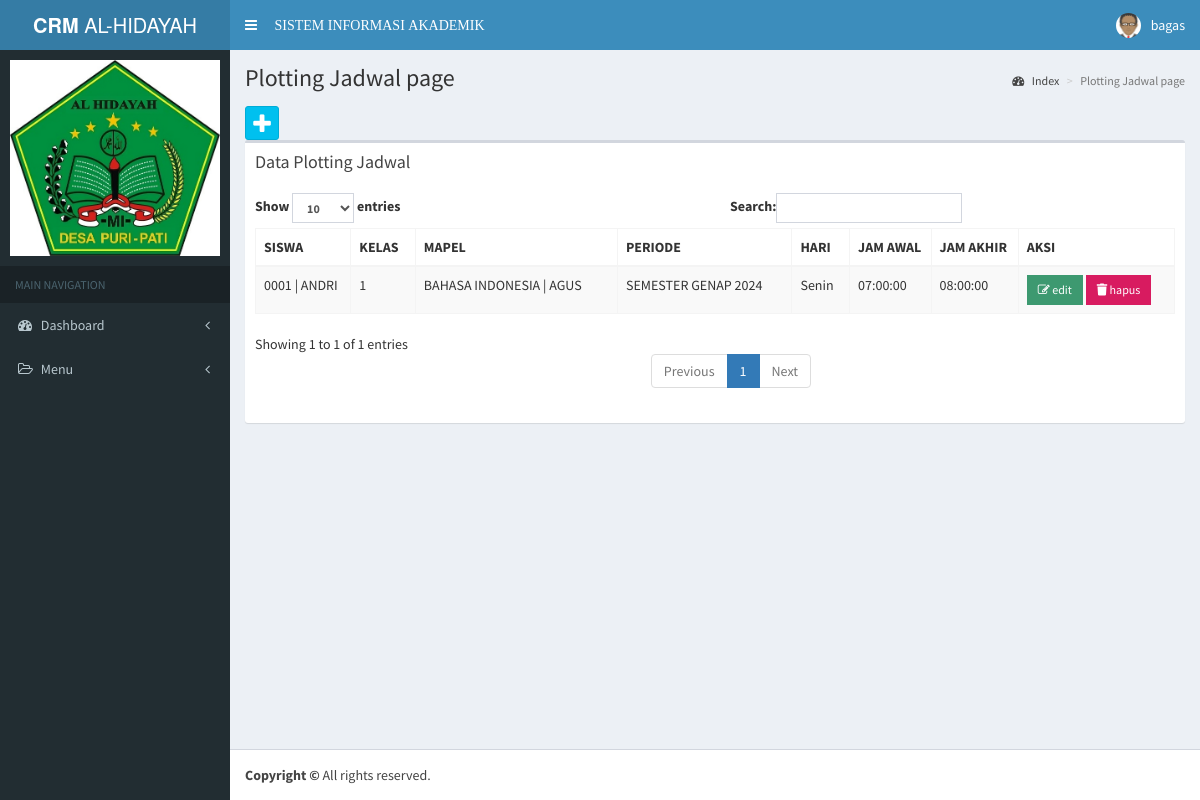
/app/plotting_jadwal/index.php (signed in), run on the app's committed database.
### tables this page shows
CREATE TABLE `plotting_jadwal` (
  `id_plotting` int(11) NOT NULL,
  `id_siswa` int(11) DEFAULT NULL,
  `id_kelas` int(11) DEFAULT NULL,
  `id_mapel` int(11) DEFAULT NULL,
  `id_periode` int(11) DEFAULT NULL,
  `hari` varchar(10) DEFAULT NULL,
  `jam_awal` time DEFAULT NULL,
  `jam_akhir` time DEFAULT NULL
);

CREATE TABLE `siswa` (
  `id_siswa` int(11) NOT NULL,
  `nis` varchar(50) DEFAULT NULL,
  `id_user` int(11) DEFAULT NULL,
  `nm_siswa` varchar(50) DEFAULT NULL,
  `jk_siswa` enum('Laki-Laki','Perempuan') DEFAULT NULL,
  `alamat_siswa` text DEFAULT NULL,
  `nm_orang_tua` varchar(50) DEFAULT NULL,
  `foto_siswa` blob DEFAULT NULL
);

CREATE TABLE `kelas` (
  `id_kelas` int(11) NOT NULL,
  `id_guru` int(11) DEFAULT NULL,
  `nm_kelas` varchar(50) DEFAULT NULL,
  `tingkatan` int(11) DEFAULT NULL
);

CREATE TABLE `mapel` (
  `id_mapel` int(11) NOT NULL,
  `id_guru` int(11) DEFAULT NULL,
  `nm_mapel` varchar(50) DEFAULT NULL
);

CREATE TABLE `guru` (
  `id_guru` int(11) NOT NULL,
  `nip` varchar(50) DEFAULT NULL,
  `id_user` int(11) DEFAULT NULL,
  `nm_guru` varchar(50) DEFAULT NULL,
  `no_guru` varchar(50) DEFAULT NULL,
  `jk_guru` enum('Laki-Laki','Perempuan') DEFAULT NULL,
  `alamat_guru` text DEFAULT NULL,
  `foto_guru` blob DEFAULT NULL
);

CREATE TABLE `periode` (
  `id_periode` int(11) NOT NULL,
  `nm_periode` varchar(50) DEFAULT NULL,
  `status_periode` enum('Aktif','Non Aktif') DEFAULT NULL
);

### config/config.php (called while the page is built, shortened)
<?php
function Url_web(){
    $xplode = explode("/", $_SERVER['REQUEST_URI']);
    return $xplode[1];
}
$defaul_uri = "/".Url_web();
$url = "http://".$_SERVER['SERVER_NAME'].":".$_SERVER['SERVER_PORT'].$defaul_uri;
function DB(){
    return ["localhost", "root", "", "vinka"];
}
function QueryManyData($sql){
    $conn = new mysqli(DB()[0], DB()[1], DB()[2], DB()[3]);
    $result = $conn->query($sql);
    return $result;
}
function QueryOnedata($sql){
    $conn = new mysqli(DB()[0], DB()[1], DB()[2], DB()[3]);
    $result = $conn->query($sql);
    return $result;
}
function Menu_active($menus){
    $string = str_replace("/".Url_web()."/app/", "", $_SERVER['REQUEST_URI']);
    $expl = explode("/", $string);
    $result = "";
    for($x = 0 ; $x < count($menus); $x ++){
        if ($expl[0] == $menus[$x]) {
            $result = "show";
        }
    }
    return $result;
}

### app/plotting_jadwal/index.php (the view, shortened to what this page needs)
<?php include_once '../template/header.php'; ?>
<?php include_once '../template/navbar.php'; ?>
<?php include_once '../template/sidebar.php'; ?>
<div class='content-wrapper'>
  <section class='content-header'>
    <h1>Plotting Jadwal page
    </h1>
    <ol class='breadcrumb'>
      <li><a href='#'><i class='fa fa-dashboard'></i> Index</a></li>
      <li class='active'>Plotting Jadwal page</li>
    </ol>
  </section>
  <section class='content'>
    <a class='btn btn-social-icon btn-info' data-toggle='tooltip' data-placement='top' title='Tambah data plotting_jadwal' href='<?= $url ?>/app/plotting_jadwal/tambah.php'><i class='fa fa-plus'></i></a>
    <div class='row'>
      <div class='col-xs-12'>
        <div class='box'>
          <div class='box-header'>
            <h3 class='box-title'>Data Plotting Jadwal</h3>
          </div>
          <div class='box-body'>
            <table id='example1' class='table table-bordered table-striped'>
              <thead>
                <tr>
                  <th>SISWA</th>
                  <th>KELAS</th>
                  <th>MAPEL</th>
                  <th>PERIODE</th>
                  <th>HARI</th>
                  <th>JAM AWAL</th>
                  <th>JAM AKHIR</th>
                  <th>AKSI</th>
                </tr>
              </thead>
              <tbody>
                <?php
                $query_plotting = 'SELECT * FROM plotting_jadwal ORDER BY id_plotting DESC';
                foreach (QueryManyData($query_plotting) as $row) {
                ?>
                  <tr>
                    <td>
                      <?php $siswa = QueryOnedata('SELECT * FROM siswa WHERE id_siswa = ' . $row['id_siswa'] . '')->fetch_assoc(); ?>
                      <?= $siswa['nis'] . " | " . $siswa['nm_siswa'] ?>
                    </td>
                    <td>
                      <?php $kelas = QueryOnedata('SELECT * FROM kelas WHERE id_kelas = ' . $row['id_kelas'] . '')->fetch_assoc(); ?>
                      <?= $kelas['nm_kelas'] ?></td>
                    <td>
                      <?php $mapel = QueryOnedata('SELECT * FROM mapel JOIN guru ON mapel.id_guru = guru.id_guru WHERE mapel.id_mapel = ' . $row['id_mapel'] . '')->fetch_assoc(); ?>
                      <?= $mapel['nm_mapel'] . " | " . $mapel['nm_guru']  ?></td>
                    <td>
                      <?php $periode = QueryOnedata('SELECT * FROM periode WHERE id_periode = ' . $row['id_periode'] . '')->fetch_assoc(); ?>
                      <?= $periode['nm_periode'] ?></td>
                    <td><?= $row['hari'] ?></td>
                    <td><?= $row['jam_awal'] ?></td>
                    <td><?= $row['jam_akhir'] ?></td>
                    <td>
                      <?php if($_SESSION['level'] == 'Orang Tua' ){ ?>
                        <a href='<?= $url ?>/app/plotting_jadwal/detail.php?id_plotting=<?= $row['id_plotting'] ?>' class='btn bg-nfo btn-flat btn-sm'><i class='fa fa-eye'></i> detail</a>
                      <?php }else{ ?>
                        <a href='<?= $url ?>/app/plotting_jadwal/edit.php?id_plotting=<?= $row['id_plotting'] ?>' class='btn bg-olive btn-flat btn-sm'><i class='fa fa-edit'></i> edit</a>
                        <button onclick="ConfirmDelete(<?= $row['id_plotting'] ?>)" class='btn bg-maroon btn-flat btn-sm'>
                          <i class='fas fa-trash'></i>
                          hapus
                        </button>
                      <?php } ?>
                    </td>
                  </tr>
                <?php
                }
                ?>
              </tbody>
            </table>
          </div>
        </div>
      </div>
    </div>
</div>
<?php include_once '../template/footer.php'; ?>

### app/template/header.php (shortened to what this page needs)
<?php
	include '../../config/config.php';
?>
<!DOCTYPE html>
<html>
<head>
	<link rel="stylesheet" href="<?= $url ?>/assets/bootstrap/css/bootstrap.min.css">
	<link href="<?= $url ?>/assets/plugins/fontawesome-free/css/all.min.css" rel="stylesheet" type="text/css">
	<link rel="stylesheet" href="https://maxcdn.bootstrapcdn.com/font-awesome/4.4.0/css/font-awesome.min.css">
	<link rel="stylesheet" href="<?= $url ?>/assets/dist/js/font-awesome.js">
	<link rel="stylesheet" href="https://code.ionicframework.com/ionicons/2.0.1/css/ionicons.min.css">
	<link rel="stylesheet" href="<?= $url ?>/assets/dist/css/AdminLTE.min.css">
	<link rel="stylesheet" href="<?= $url ?>/assets/dist/css/skins/_all-skins.min.css">
</head>
<body class="hold-transition skin-blue sidebar-mini">
	<div class="wrapper">

### app/template/navbar.php (shortened to what this page needs)
<header class="main-header">
  <a href="<?= $url ?>/app/dashboard/index.php" class="logo">
    <span class="logo-lg"><b>CRM</b> AL-HIDAYAH</span>
  </a>
  <nav class="navbar navbar-static-top" role="navigation">
    <a href="#" class="sidebar-toggle" data-toggle="offcanvas" role="button">&nbsp;&nbsp;&nbsp;&nbsp; SISTEM INFORMASI AKADEMIK</a>
    <div class="navbar-custom-menu">
      <ul class="nav navbar-nav">
        <li class="dropdown user user-menu">
          <a href="#" class="dropdown-toggle" data-toggle="dropdown">
            <img src="<?= $url ?>/assets/dist/img/avatar.png" class="user-image" alt="User Image">
            <span class="hidden-xs"><?= $_SESSION['username'] ?></span>
          </a>
        </li>
      </ul>
    </div>
  </nav>
</header>

### app/template/sidebar.php (shortened to what this page needs)
   <aside class="main-sidebar">
   	<section class="sidebar">
   		<div class="user-panel">
   				<img src="<?= $url ?>/assets/dist/img/logo-alhidayah.jpeg" class="img" width="100%" alt="User Image">
</div>
   		<?php
	$dashboard = ["dashboard"];
	$data_menu = [
		'informasi_sekolah',
		'periode',
		'pendaftaran_siswa',
		'validasi_siswa_baru',
		'jenis_guru',
		'guru',
		'siswa',
		'kelas',
		'mapel',
		'plotting_jadwal',
		'kehadiran_siswa',
		'penilaian',
		'rapot',
	];
	?>
   		<ul class="sidebar-menu">
   			<li class="header">MAIN NAVIGATION</li>
	<li class="treeview <?php if (Menu_active($dashboard) == "show") { echo "active";} ?>">
   				<a href="#">
   					<i class="fa fa-dashboard"></i> <span>Dashboard</span> <i class="fa fa-angle-left pull-right"></i>
   				</a>
   			</li>
   			<li class="treeview <?php if (Menu_active($data_menu) == "show") { echo "active"; } ?>">
   				<a href="#">
   					<i class="fa fa-folder-open-o"></i> <span>Menu</span> <i class="fa fa-angle-left pull-right"></i>
   				</a>
   			</li>
   		</ul>
   	</section>
   </aside>

### app/template/footer.php (shortened to what this page needs)
    <footer class="main-footer">
        <strong>Copyright &copy; </strong> All rights reserved.
    </footer>
  </body>
</html>

### data on the page
plotting_jadwal: id_siswa.nis "0001", id_siswa.nm_siswa "ANDRI", id_kelas.nm_kelas "1", id_mapel.nm_mapel "BAHASA INDONESIA", guru.nm_guru "AGUS", id_periode.nm_periode "SEMESTER GENAP 2024", hari "Senin", jam_awal "07:00:00", jam_akhir "08:00:00"

### other printed values
$_SESSION['username'] "bagas"
